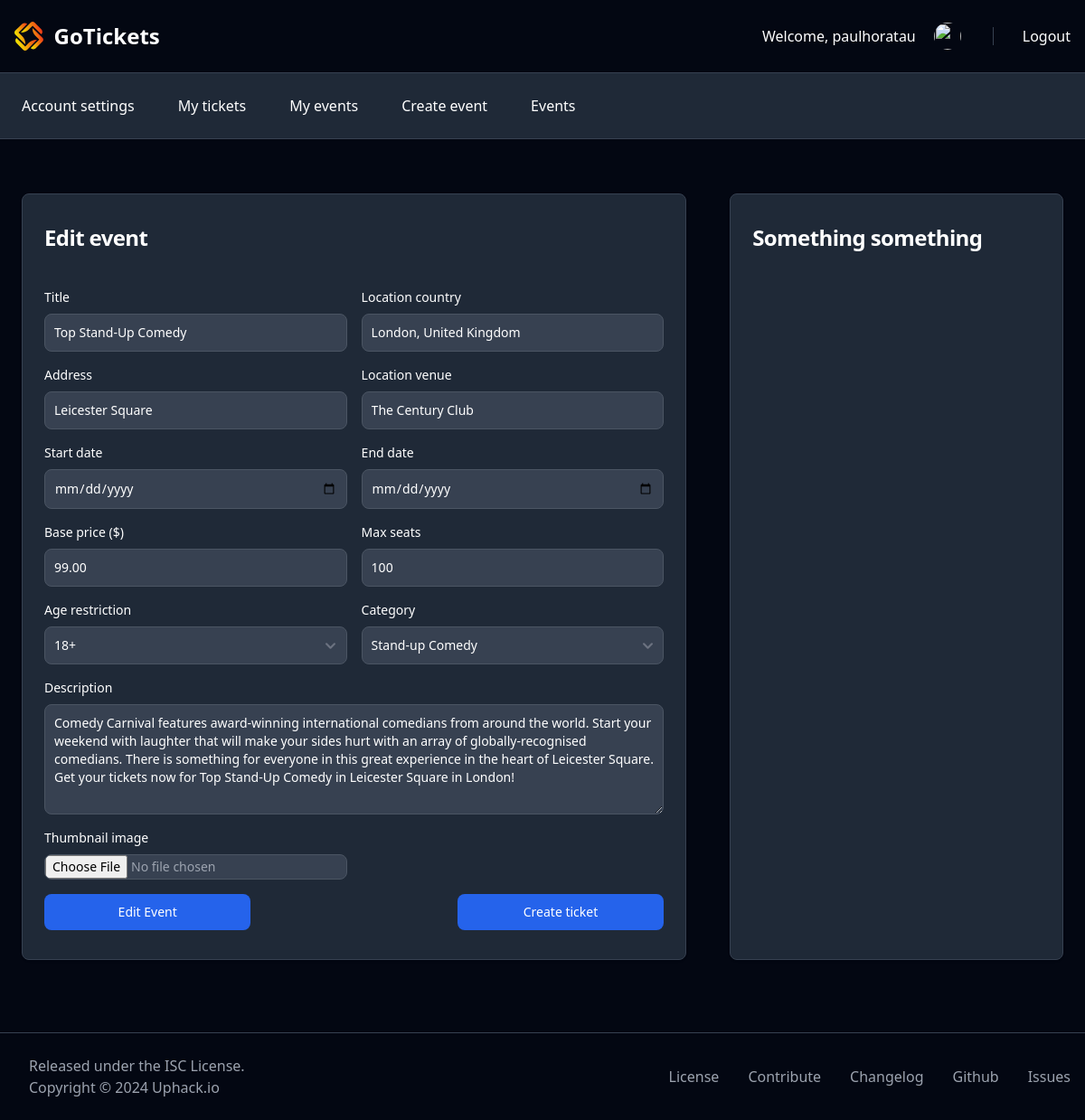
Screenshot of /event/41/manage/ (signed in) with the database file from the repository.
### GoTicketsApp/models.py (models this page shows, shortened)
class Event(models.Model):
    AGE_RESTRICTION_CHOICES = [
        ('No', 'No'),
        ('12', '12+'),
        ('14', '14+'),
        ('16', '16+'),
        ('18', '18+'),
        ('21', '21+'),
    ]
    CATEGORY_CHOICES = [
        ('Stand-up Comedy', 'Stand-up Comedy'),
        ('TH', 'Theatre'),
        ('SP', 'Sport'),
        ('CO', 'Concert'),
    ]
    age_restriction = models.CharField(
        max_length=2,
        choices=AGE_RESTRICTION_CHOICES,
        default='No',
    )
    category = models.CharField(
        max_length=20,
        choices=CATEGORY_CHOICES,
        default='Stand-up Comedy',
    )
    title = models.CharField(max_length=80)
    organizer = models.ForeignKey(User, null=True, blank=True, on_delete=models.CASCADE, related_name='organizer')
    description = models.TextField()
    location_country = models.CharField(max_length=30)
    address = models.CharField(max_length=60)
    location_venue = models.CharField(max_length=30)
    start_date = models.DateField()
    end_date = models.DateField()
    image = models.ImageField(upload_to='images/')
    price = models.DecimalField(max_digits=6, decimal_places=2)
    seats = models.DecimalField(max_digits=6, decimal_places=0)

### GoTicketsApp/views.py (the view)
# urls.py: path('event/<int:id>/manage/', views.event_manage, name="event_manage"),
@login_required
def event_manage(request, id):
    event = get_object_or_404(Event, id=id)
    if request.user != event.organizer:
        raise PermissionDenied("You are not allowed to edit this event.")
    if request.method == 'POST':
        form = UpdateEventForm(request.POST, instance=event)
        if form.is_valid():
            db_obj = form.save(commit = False)
            db_obj.organizer_id = request.user
            print(db_obj.__dict__)
            db_obj.save()
            messages.success(request, f'Your event has been modified!')
    else:
        form = UpdateEventForm(instance=event)
    return render(request, 'GoTickets/event_manage.html', {'form': form, 'event': event})

### GoTicketsApp/forms.py
class UpdateEventForm(ModelForm):
    class Meta:
        model = Event
        fields = '__all__'

### GoTicketsApp/templates/GoTickets/event_manage.html (shortened to what this page needs)
{% extends 'GoTickets/base/dashboard_base.html' %}
{% block content %}
<section class="mx-6 mt-5">
    <div class="mx-auto max-w-screen-xl flex flex-col md:flex-row md:gap-12">
        <div class="w-full lg:w-2/3 mt-10 px-6 py-8 bg-white rounded-lg shadow dark:border dark:bg-gray-800 dark:border-gray-700">
            <h1 class="text-xl font-bold leading-tight tracking-tight text-gray-900 md:text-2xl dark:text-white mb-10">
                Edit event
            </h1>
                <div class="flex flex-col md:flex-row gap-5">
    <form method="post" enctype="multipart/form-data" class="w-full" action="">
    <div class="w-full grid gap-4 mb-4 sm:grid-cols-2">
        <div>
            <label for="title" class="block mb-2 text-sm font-medium text-gray-900 dark:text-white">Title</label>
            <input type="text" name="title" id="title" value="{{ form.title.value|default_if_none:'' }}" class="bg-gray-50 border border-gray-300 text-gray-900 text-sm rounded-lg focus:ring-primary-600 focus:border-primary-600 block w-full p-2.5 dark:bg-gray-700 dark:border-gray-600 dark:placeholder-gray-400 dark:text-white dark:focus:ring-primary-500 dark:focus:border-primary-500" placeholder="Ex. Rhod Gilbert & The Giant Grapefruit">
        </div>
        <div>
            <label for="location_country" class="block mb-2 text-sm font-medium text-gray-900 dark:text-white">Location country</label>
            <input type="text" name="location_country" id="location_country" value="{{ form.location_country.value }}" class="bg-gray-50 border border-gray-300 text-gray-900 text-sm rounded-lg focus:ring-primary-600 focus:border-primary-600 block w-full p-2.5 dark:bg-gray-700 dark:border-gray-600 dark:placeholder-gray-400 dark:text-white dark:focus:ring-primary-500 dark:focus:border-primary-500" placeholder="Ex. United Kingdom">
        </div>
        <div>
            <label for="address" class="block mb-2 text-sm font-medium text-gray-900 dark:text-white">Address</label>
            <input type="text" name="address" id="address" value="{{ form.address.value|default_if_none:'' }}" class="bg-gray-50 border border-gray-300 text-gray-900 text-sm rounded-lg focus:ring-primary-600 focus:border-primary-600 block w-full p-2.5 dark:bg-gray-700 dark:border-gray-600 dark:placeholder-gray-400 dark:text-white dark:focus:ring-primary-500 dark:focus:border-primary-500" placeholder="Ex. The Peacocks Centre, Woking GU21 6GQ">
        </div>
        <div>
            <label for="location_venue" class="block mb-2 text-sm font-medium text-gray-900 dark:text-white">Location venue</label>
            <input type="text" name="location_venue" id="location_venue" value="{{ form.location_venue.value|default_if_none:'' }}" class="bg-gray-50 border border-gray-300 text-gray-900 text-sm rounded-lg focus:ring-primary-600 focus:border-primary-600 block w-full p-2.5 dark:bg-gray-700 dark:border-gray-600 dark:placeholder-gray-400 dark:text-white dark:focus:ring-primary-500 dark:focus:border-primary-500" placeholder="Ex. New Victoria Theatre">
        </div>
        <div>
            <label for="start_date" class="block mb-2 text-sm font-medium text-gray-900 dark:text-white">Start date</label>
            <input type="date" name="start_date" id="start_date" value="{{ form.start_date.value }}" class="bg-gray-50 border border-gray-300 text-gray-900 text-sm rounded-lg focus:ring-primary-600 focus:border-primary-600 block w-full p-2.5 dark:bg-gray-700 dark:border-gray-600 dark:placeholder-gray-400 dark:text-white dark:focus:ring-primary-500 dark:focus:border-primary-500" placeholder="YYYY-MM-DD">
        </div>
        <div>
            <label for="end_date" class="block mb-2 text-sm font-medium text-gray-900 dark:text-white">End date</label>
            <input type="date" name="end_date" id="end_date" value="{{ form.end_date.value}}" class="bg-gray-50 border border-gray-300 text-gray-900 text-sm rounded-lg focus:ring-primary-600 focus:border-primary-600 block w-full p-2.5 dark:bg-gray-700 dark:border-gray-600 dark:placeholder-gray-400 dark:text-white dark:focus:ring-primary-500 dark:focus:border-primary-500" placeholder="YYYY-MM-DD">
        </div>
        <div>
            <label for="price" class="block mb-2 text-sm font-medium text-gray-900 dark:text-white">Base price ($)</label>
            <input type="number" value="{{ form.price.value|default_if_none:'' }}" name="price" id="price" class="bg-gray-50 border border-gray-300 text-gray-900 text-sm rounded-lg focus:ring-primary-600 focus:border-primary-600 block w-full p-2.5 dark:bg-gray-700 dark:border-gray-600 dark:placeholder-gray-400 dark:text-white dark:focus:ring-primary-500 dark:focus:border-primary-500" placeholder="$299">
        </div>
        <div>
            <label for="seats" class="block mb-2 text-sm font-medium text-gray-900 dark:text-white">Max seats</label>
            <input type="number" value="{{ form.seats.value|default_if_none:'' }}" name="seats" id="seats" class="bg-gray-50 border border-gray-300 text-gray-900 text-sm rounded-lg focus:ring-primary-600 focus:border-primary-600 block w-full p-2.5 dark:bg-gray-700 dark:border-gray-600 dark:placeholder-gray-400 dark:text-white dark:focus:ring-primary-500 dark:focus:border-primary-500" placeholder="50">
        </div>
        <div>
            <label for="age_restriction" class="block mb-2 text-sm font-medium text-gray-900 dark:text-white">Age restriction</label>
            <select name="age_restriction" id="age_restriction" class="bg-gray-50 border border-gray-300 text-gray-900 text-sm rounded-lg focus:ring-primary-500 focus:border-primary-500 block w-full p-2.5 dark:bg-gray-700 dark:border-gray-600 dark:placeholder-gray-400 dark:text-white dark:focus:ring-primary-500 dark:focus:border-primary-500">
                <option value="18" {% if form.age_restriction.value == "18" %}selected{% endif %}>18+</option>
            </select>
        </div>
        <div>
            <label for="category" class="block mb-2 text-sm font-medium text-gray-900 dark:text-white">Category</label>
            <select name="category" id="category" class="bg-gray-50 border border-gray-300 text-gray-900 text-sm rounded-lg focus:ring-primary-500 focus:border-primary-500 block w-full p-2.5 dark:bg-gray-700 dark:border-gray-600 dark:placeholder-gray-400 dark:text-white dark:focus:ring-primary-500 dark:focus:border-primary-500">
                <option value="Stand-up Comedy" {% if form.category.value == "Stand-up Comedy" %}selected{% endif %}>Stand-up Comedy</option>
            </select>
        </div>
        <div class="sm:col-span-2">
            <label for="description" class="block mb-2 text-sm font-medium text-gray-900 dark:text-white">Description</label>
            <textarea name="description" id="description" rows="5" class="block p-2.5 w-full text-sm text-gray-900 bg-gray-50 rounded-lg border border-gray-300 focus:ring-primary-500 focus:border-primary-500 dark:bg-gray-700 dark:border-gray-600 dark:placeholder-gray-400 dark:text-white dark:focus:ring-primary-500 dark:focus:border-primary-500" placeholder="Write a description...">{{ form.description.value|default_if_none:'' }}</textarea>
        </div>
        <div>
            <label class="block mb-2 text-sm font-medium text-gray-900 dark:text-white" for="file_input">Thumbnail image</label>
            <input name="image" class="block w-full text-sm text-gray-900 border border-gray-300 rounded-lg cursor-pointer bg-gray-50 dark:text-gray-400 focus:outline-none dark:bg-gray-700 dark:border-gray-600 dark:placeholder-gray-400" id="file_input" type="file">
        </div>
    </div>
    <div class="flex justify-between">
        <button type="submit" name="create" class="w-1/3 text-white bg-primary-600 hover:bg-primary-700 focus:ring-4 focus:outline-none focus:ring-primary-300 font-medium rounded-lg text-sm px-5 py-2.5 text-center dark:bg-primary-600 dark:hover:bg-primary-700 dark:focus:ring-primary-800">Edit Event</button>
        {% if event.id %}
        <button type="button" onclick="location.href='{% url 'create_ticket'    event.id %}'" name="create" class="w-1/3 text-white bg-primary-600 hover:bg-primary-700 focus:ring-4 focus:outline-none focus:ring-primary-300 font-medium rounded-lg text-sm px-5 py-2.5 text-center dark:bg-primary-600 dark:hover:bg-primary-700 dark:focus:ring-primary-800">Create ticket</button>
    {% else %}
        <p>Event ID is missing, cannot create ticket.</p>
    {% endif %}
    </div>
</form>
                </div>
            </div>
        <div class="w-full lg:w-1/3 mt-10 px-6 py-8 bg-white rounded-lg shadow dark:border dark:bg-gray-800 dark:border-gray-700">
            <h1 class="text-xl font-bold leading-tight tracking-tight text-gray-900 md:text-2xl dark:text-white mb-10">
                Something something
            </h1>
        </div>
    </div>
</section>
{% endblock %}

### GoTicketsApp/templates/GoTickets/base/dashboard_base.html (shortened to what this page needs)
{% load static %}
<!DOCTYPE html>
<html lang="en" class="dark">
    <head>
        <link rel="stylesheet" href="{% static 'css/style.css' %}">
    </head>
    <body class="bg-gray-950 relative">
            <nav class="border-gray-200 dark:border-gray-700 border-b py-2">
            <div class="max-w-screen-xl flex flex-wrap items-center justify-between mx-auto p-4">
            <a href="/" class="flex items-center space-x-3 rtl:space-x-reverse">
                <img src="{% static 'gologo.svg' %}" class="h-8" alt="GoTickets Logo" />
                <span class="self-center text-2xl font-semibold whitespace-nowrap dark:text-white">GoTickets</span>
            </a>
            <div class="hidden w-full md:block md:w-auto" id="navbar-default">
                <ul class="font-medium flex items-center flex-col p-4 md:p-0 mt-4 border border-gray-100 rounded-lg md:flex-row md:space-x-8 rtl:space-x-reverse md:mt-0 md:border-0 dark:border-gray-700">
                <li>
                    <a href="#" class="block py-2 px-3 text-gray-900 rounded hover:bg-gray-100 md:hover:bg-transparent md:border-0 md:hover:text-blue-700 md:p-0 dark:text-white md:dark:hover:text-blue-500 dark:hover:bg-gray-700 dark:hover:text-white md:dark:hover:bg-transparent flex items-center">
                        <span class="flex-shrink-0">Welcome, {{ user.username }}</span>
                        <img class="rounded-full w-[30px] h-[30px] block ml-5" src="https://flowbite.s3.amazonaws.com/blocks/marketing-ui/avatars/michael-gough.png" alt="">
                    </a>
                </li>
                <li><div class="h-[20px] border-r border-gray-700 block w-1"></div></li>
                <li>
                    <a href="{% url 'logout' %}" class="block py-2 px-3 text-gray-900 rounded hover:bg-gray-100 md:hover:bg-transparent md:border-0 md:hover:text-blue-700 md:p-0 dark:text-white md:dark:hover:text-blue-500 dark:hover:bg-gray-700 dark:hover:text-white md:dark:hover:bg-transparent">
                        Logout
                    </a>
                </li>
                </ul>
            </div>
            </div>
        </nav>
        <nav class="bg-gray-800 border-gray-200 dark:border-gray-700 border-b">
            <div class="max-w-screen-xl flex flex-wrap items-center justify-between mx-auto p-4">
                <ul class="font-medium flex flex-col p-4 md:p-0 mt-4 border border-gray-100 rounded-lg md:flex-row md:space-x-8 rtl:space-x-reverse md:mt-0 md:border-0 dark:border-gray-700">
                    <li><a href="{% url 'account' %}" class="flex items-center p-2 text-base font-medium text-gray-900 rounded-lg dark:text-white hover:bg-gray-100 dark:hover:bg-gray-700">Account settings</a></li>
                    <li><a href="{% url 'user_tickets' %}" class="flex items-center p-2 text-base font-medium text-gray-900 rounded-lg dark:text-white hover:bg-gray-100 dark:hover:bg-gray-700">My tickets</a></li>
                    <li><a href="{% url 'user_events' %}" class="flex items-center p-2 text-base font-medium text-gray-900 rounded-lg dark:text-white hover:bg-gray-100 dark:hover:bg-gray-700">My events</a></li>
                    <li><a href="{% url 'eventcreate' %}" class="flex items-center p-2 text-base font-medium text-gray-900 rounded-lg dark:text-white hover:bg-gray-100 dark:hover:bg-gray-700">Create event</a></li>
                    <li><a href="{% url 'events' %}" class="flex items-center p-2 text-base font-medium text-gray-900 rounded-lg dark:text-white hover:bg-gray-100 dark:hover:bg-gray-700">Events</a></li>
                </ul>
            </div>
        </nav>
        {% block content %}
        {% endblock %}
        <div class="border-t border-gray-700 py-6 text-gray-400 mt-20">
            <div class="max-w-screen-xl px-4 mx-auto flex items-center justify-between">
                <div class="px-4">
                    <span class="block">Released under the ISC License.</span>
                    <span class="block">Copyright © 2024 Uphack.io</span>
                </div>
                <div class="flex">
                    <a href="" class="mr-8">License</a>
                    <a href="" class="mr-8">Contribute</a>
                    <a href="" class="mr-8">Changelog</a>
                    <a href="" class="mr-8">Github</a>
                    <a href="" class="">Issues</a>
                </div>
            </div>
        </div>
    </body>
</html>

### rows the page displays
Event: title "Top Stand-Up Comedy", location_country "London, United Kingdom", address "Leicester Square", location_venue "The Century Club", price "99.00", seats "100", age_restriction "18+", category "Stand-up Comedy", description "Comedy Carnival features award-winning international comedians from around the world. Start your weekend with laughter that will make your sides hurt with an array of globally-recognised comedians. There is something for everyone in this great experience in the heart of Leicester Square. Get your tickets now for Top Stand-Up Comedy in Leicester Square in London!"

### other values shown
{{ user.username }} "paulhoratau"
